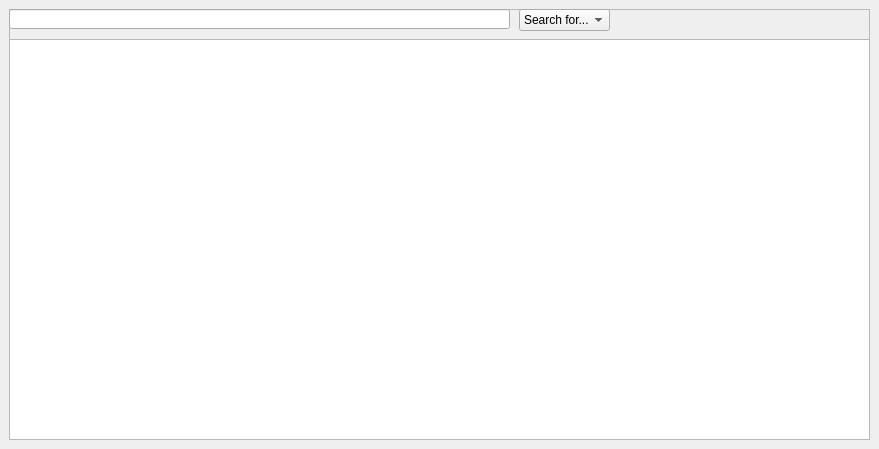
      <widget class="QWidget" name="SearchPage">
       <widget class="QFrame" name="frame_6">
        <property name="geometry">
         <rect>
          <x>9</x>
          <y>9</y>
          <width>861</width>
          <height>431</height>
         </rect>
        </property>
        <property name="frameShape">
         <enum>QFrame::StyledPanel</enum>
        </property>
        <property name="frameShadow">
         <enum>QFrame::Raised</enum>
        </property>
        <widget class="QFrame" name="frame_9">
         <property name="geometry">
          <rect>
           <x>0</x>
           <y>0</y>
           <width>861</width>
           <height>431</height>
          </rect>
         </property>
         <property name="frameShape">
          <enum>QFrame::StyledPanel</enum>
         </property>
         <property name="frameShadow">
          <enum>QFrame::Raised</enum>
         </property>
         <widget class="QLineEdit" name="searchLineEdit">
          <property name="geometry">
           <rect>
            <x>0</x>
            <y>0</y>
            <width>501</width>
            <height>20</height>
           </rect>
          </property>
         </widget>
         <widget class="QComboBox" name="searchBox">
          <property name="geometry">
           <rect>
            <x>510</x>
            <y>0</y>
            <width>91</width>
            <height>22</height>
           </rect>
          </property>
          <item>
           <property name="text">
            <string>Search for...</string>
           </property>
          </item>
          <item>
           <property name="text">
            <string>Title</string>
           </property>
          </item>
          <item>
           <property name="text">
            <string>Author</string>
           </property>
          </item>
          <item>
           <property name="text">
            <string>Genre</string>
           </property>
          </item>
         </widget>
         <widget class="QTableWidget" name="searchTableWidget">
          <property name="geometry">
           <rect>
            <x>0</x>
            <y>30</y>
            <width>861</width>
            <height>401</height>
           </rect>
          </property>
         </widget>
        </widget>
       </widget>
      </widget>
